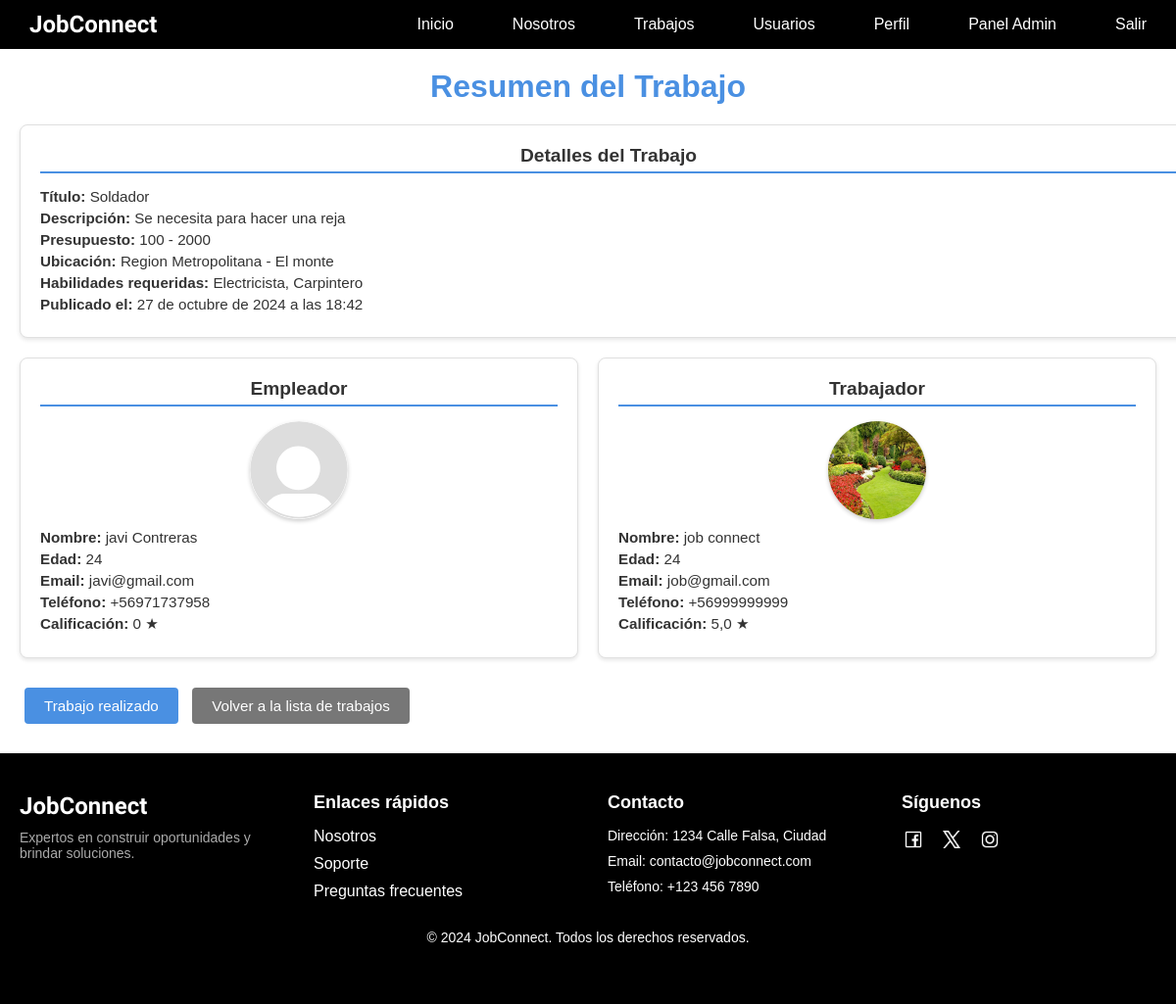
Page /trabajos/trabajo/8/resumen/ (signed in) on the committed database.
### usuarios/models.py (models this page shows, shortened)
class Trabajo(models.Model):
    titulo = models.CharField(max_length=200)
    descripcion = models.TextField()
    presupuesto_minimo = models.IntegerField()
    presupuesto_maximo = models.IntegerField()
    region = models.ForeignKey(Region, on_delete=models.SET_NULL, null=True)
    comuna = models.ForeignKey(Comuna, on_delete=models.SET_NULL, null=True)
    usuario_creador = models.ForeignKey(CustomUser, on_delete=models.CASCADE, related_name='trabajos_creados')
    fecha_creacion = models.DateTimeField(auto_now_add=True)
    is_disponible = models.BooleanField(default=True)
    trabajador_seleccionado = models.ForeignKey(CustomUser, null=True, blank=True, on_delete=models.SET_NULL,related_name="trabajos_seleccionados")
    is_completado = models.BooleanField(default=False)
    habilidades = models.ManyToManyField('Habilidades', blank=True)
    forma_pago = models.CharField(max_length=50, null=True, blank=True)
    pago_final = models.IntegerField(null=True, blank=True)

class Region(models.Model):
    nombre = models.CharField(max_length=100)
    def __str__(self):
        return self.nombre

class Comuna(models.Model):
    nombre = models.CharField(max_length=100)
    region = models.ForeignKey(Region, on_delete=models.CASCADE, related_name='comunas')
    def __str__(self):
        return self.nombre

class Habilidades(models.Model):
    nombre = models.CharField(max_length=50, unique=True)
    def __str__(self):
        return self.nombre

class CustomUser(AbstractBaseUser, PermissionsMixin):
    NATIONALITY_CHOICES = [
        ('CL', 'Chilena'),
        ('AR', 'Argentina'),
        ('BR', 'Brasileña'),
        ('VE', 'Venezolana'),
        ('PE', 'Peruana'),
        ('CO', 'Colombiana'),
    ]
    GENERO_CHOICES = [
        ('M', 'Masculino'),
        ('F', 'Femenino'),
        ('O', 'Otro')
    ]
    email = models.EmailField(unique=True)
    rut = models.CharField(max_length=12)
    first_name = models.CharField(max_length=30)
    s_nombre = models.CharField(max_length=30, blank=True, null=True)
    last_name = models.CharField(max_length=30)
    s_apellido = models.CharField(max_length=30, blank=True, null=True)
    fecha_nacimiento = models.DateField(validators=[validar_fecha_nacimiento])
    region = models.ForeignKey(Region, on_delete=models.SET_NULL, null=True, blank=True)
    comuna = models.ForeignKey(Comuna, on_delete=models.SET_NULL, null=True, blank=True)
    bio = models.TextField(max_length=500, blank=True)
    foto_perfil = models.ImageField(upload_to='perfiles/', null=True, blank=True)
    numero_telefono = models.CharField(
        max_length=15,
        validators=[RegexValidator(r'^\+?1?\d{9,15}$', message="El número debe estar en el formato: +999999999")]
    )
    genero = models.CharField(max_length=1, choices=GENERO_CHOICES)
    nacionalidad = models.CharField(max_length=15, choices=NATIONALITY_CHOICES)
    instagram = models.URLField(max_length=150, blank=True, null=True)
    facebook = models.URLField(max_length=150, blank=True, null=True)
    trabajos_realizados = models.PositiveIntegerField(default=0)
    trabajos_solicitados = models.PositiveIntegerField(default=0)
    is_active = models.BooleanField(default=True)
    is_staff = models.BooleanField(default=False)
    habilidades = models.ManyToManyField('Habilidades', blank=True)
    USERNAME_FIELD = 'email'
    REQUIRED_FIELDS = ['rut', 'first_name', 'last_name', 'fecha_nacimiento', 'numero_telefono', 'genero', 'nacionalidad']
    objects = CustomUserManager()
    groups = models.ManyToManyField('auth.Group', related_name='customuser_set', blank=True)
    user_permissions = models.ManyToManyField('auth.Permission', related_name='customuser_set', blank=True)
    def calificacion_promedio(self):
        calificacion_promedio = self.reseñas_recibidas.aggregate(Avg('calificacion'))['calificacion__avg']
        if calificacion_promedio is None:
            return 0  # Devuelve 0 si no hay reseñas
        else:
            return round(calificacion_promedio, 1)  # Redondea a 1 decimal
    def get_full_name(self):
        full_name = f"{self.first_name} {self.last_name}".strip()
        return full_name
    def calcular_edad(self):
        hoy = date.today()
        edad = hoy.year - self.fecha_nacimiento.year - ((hoy.month, hoy.day) < (self.fecha_nacimiento.month, self.fecha_nacimiento.day))
        return edad

### trabajos/views.py (the view)
# urls.py: path('trabajo/<int:trabajo_id>/resumen/', views.resumen_match, name='match'),
@login_required
def resumen_match(request, trabajo_id):
    trabajo = get_object_or_404(Trabajo, id=trabajo_id)
    if not trabajo.trabajador_seleccionado:
        messages.error(request, "Este trabajo no tiene un trabajador asignado.")
        return redirect('trabajos')
    empleador = trabajo.usuario_creador
    trabajador = trabajo.trabajador_seleccionado
    contexto = {
        'trabajo': trabajo,
        'empleador': empleador,
        'trabajador': trabajador,
        'empleador_calificacion': empleador.calificacion_promedio(),
        'trabajador_calificacion': trabajador.calificacion_promedio(),
        'empleador_edad': empleador.calcular_edad(),
        'trabajador_edad': trabajador.calcular_edad()
    }
    return render(request, 'trabajos/resumen.html', contexto)

### trabajos/templates/trabajos/resumen.html (shortened to what this page needs)
{% extends "core/base.html" %}
{% load static %}
{% block extra_css %}
<link rel="stylesheet" type="text/css" href="{% static 'trabajos/css/resumen.css' %}">
<link rel="stylesheet" href="https://cdnjs.cloudflare.com/ajax/libs/lightbox2/2.11.5/css/lightbox.min.css"
 />
{% endblock %}
{% block content %}
<div class="resumen-trabajo-container">
    <h1>Resumen del Trabajo</h1>
    <div class="trabajo-detalles">
        <h2>Detalles del Trabajo</h2>
        <p><strong>Título:</strong> {{ trabajo.titulo }}</p>
        <p><strong>Descripción:</strong> {{ trabajo.descripcion }}</p>
        <p><strong>Presupuesto:</strong> {{ trabajo.presupuesto_minimo }} - {{ trabajo.presupuesto_maximo }}</p>
        <p><strong>Ubicación:</strong> {{ trabajo.region }} - {{ trabajo.comuna }}</p>
        <p><strong>Habilidades requeridas:</strong>
            {% for habilidad in trabajo.habilidades.all %}
                {{ habilidad }}{% if not forloop.last %}, {% endif %}
            {% endfor %}
        </p>
        <p><strong>Publicado el:</strong> {{ trabajo.fecha_creacion }}</p>
    </div>
    <div class="detalles-container">
        <div class="columna">
            <h2>Empleador</h2>
            {% if empleador.foto_perfil %}
              <a href="{{ empleador.foto_perfil.url }}" data-lightbox="perfil-empleador" data-title="Foto de {{ empleador.get_full_name }}">
                <img src="{{ empleador.foto_perfil.url }}" alt="Foto de perfil de {{ empleador.get_full_name }}" class="profile-image">
              </a>
            {% else %}
              <a href="{% static 'images/foto_perfil_defecto.svg' %}" data-lightbox="perfil" data-title="Foto de perfil por defecto">
                <img src="{% static 'images/foto_perfil_defecto.svg' %}" alt="Foto de perfil por defecto" class="profile-image">
              </a>
            {% endif %}
            <p><strong>Nombre:</strong> {{ empleador.get_full_name }}</p>
            <p><strong>Edad:</strong> {{ empleador_edad }}</p>
            <p><strong>Email:</strong> {{ empleador.email }}</p>
            <p><strong>Teléfono:</strong> {{ empleador.numero_telefono }}</p>
            <p><strong>Calificación:</strong> {{ empleador_calificacion }} ★</p>
        </div>
        <div class="columna">
            <h2>Trabajador</h2>
            {% if trabajador.foto_perfil %}
              <a href="{{ trabajador.foto_perfil.url }}" data-lightbox="perfil-trabajador" data-title="Foto de {{ trabajador.get_full_name }}">
                <img src="{{ trabajador.foto_perfil.url }}" alt="Foto de perfil de {{ trabajador.get_full_name }}" class="profile-image">
              </a>
            {% else %}
              <a href="{% static 'images/foto_perfil_defecto.svg' %}" data-lightbox="perfil" data-title="Foto de perfil por defecto">
                <img src="{% static 'images/foto_perfil_defecto.svg' %}" alt="Foto de perfil por defecto" class="profile-image">
              </a>
            {% endif %}
            <p><strong>Nombre:</strong> {{ trabajador.get_full_name }}</p>
            <p><strong>Edad:</strong> {{ trabajador_edad }}</p>
            <p><strong>Email:</strong> {{ trabajador.email }}</p>
            <p><strong>Teléfono:</strong> {{ trabajador.numero_telefono }}</p>
            <p><strong>Calificación:</strong> {{ trabajador_calificacion }} ★</p>
        </div>
    </div>
    {% if empleador %}
        {% if trabajo.is_completado %}
            <p><strong>Estado:</strong> Trabajo completado</p>
        {% else %}
            <a href="{% url 'seleccionar_forma_pago' trabajo.id %}" class="btn btn-primary">Trabajo realizado</a>
        {% endif %}
    {% else %}
        {% if trabajo.is_completado %}
            <p><strong>Estado:</strong> Trabajo completado</p>
        {% else %}
            <p><strong>Estado:</strong> Trabajo en proceso</p>
        {% endif %}
    {% endif %}
    <a href="{% url 'ver_trabajos' %}" class="btn btn-secondary">Volver a la lista de trabajos</a>
</div>
{% endblock %}

### core/static/core/css/base.css (style rules this page uses)
* { margin: 0; padding: 0; }
body { min-height: 100vh; font-family: 'Arial', 'Helvetica', sans-serif; }

### trabajos/static/trabajos/css/resumen.css (style rules this page uses)
.resumen-trabajo-container { font-family: Arial, sans-serif; color: #333; padding: 20px; }
.resumen-trabajo-container h1 { text-align: center; color: #4a90e2; }
.resumen-trabajo-container .trabajo-detalles { width: 100%; padding: 20px; background-color: #ffffff; border: 1px solid #e0e0e0; border-radius: 8px; margin: 20px 0; box-shadow: 0 2px 4px rgba(0, 0, 0, 0.1); }
.resumen-trabajo-container .detalles-container { display: flex; gap: 20px; margin: 20px 0; }
.resumen-trabajo-container .columna { flex: 1; padding: 20px; background-color: #ffffff; border: 1px solid #e0e0e0; border-radius: 8px; box-shadow: 0 2px 4px rgba(0, 0, 0, 0.1); }
.resumen-trabajo-container .profile-image { display: block; width: 100px; height: 100px; border-radius: 50%; margin: 0 auto 10px; box-shadow: 0 2px 4px rgba(0, 0, 0, 0.2); }
.resumen-trabajo-container p { margin: 5px 0; font-size: 0.95rem; }
.resumen-trabajo-container h2 { text-align: center; color: #333; border-bottom: 2px solid #4a90e2; padding-bottom: 5px; margin-bottom: 15px; font-size: 1.2rem; }
.resumen-trabajo-container .btn { display: inline-block; padding: 10px 20px; margin: 10px 5px; border-radius: 4px; text-align: center; text-decoration: none; font-size: 0.95rem; }
.resumen-trabajo-container .btn-primary { background-color: #4a90e2; color: #fff; border: none; }
.resumen-trabajo-container .btn-secondary { background-color: #777; color: #fff; border: none; }

### rows in the picture
Trabajo: titulo "Soldador", descripcion "Se necesita para hacer una reja", presupuesto_minimo "100", presupuesto_maximo "2000", region "Region Metropolitana", comuna "El monte", fecha_creacion "27 de octubre de 2024 a las 18:42"
Habilidades: nombre "Electricista"
Habilidades: nombre "Carpintero"
CustomUser: get_full_name "javi Contreras", email "javi@gmail.com", numero_telefono "+56971737958"
CustomUser: foto_perfil (picture), get_full_name "job connect", email "job@gmail.com", numero_telefono "+56999999999"

### other values in the picture
{{ empleador_edad }} "24"
{{ empleador_calificacion }} "0"
{{ trabajador_edad }} "24"
{{ trabajador_calificacion }} "5,0"
